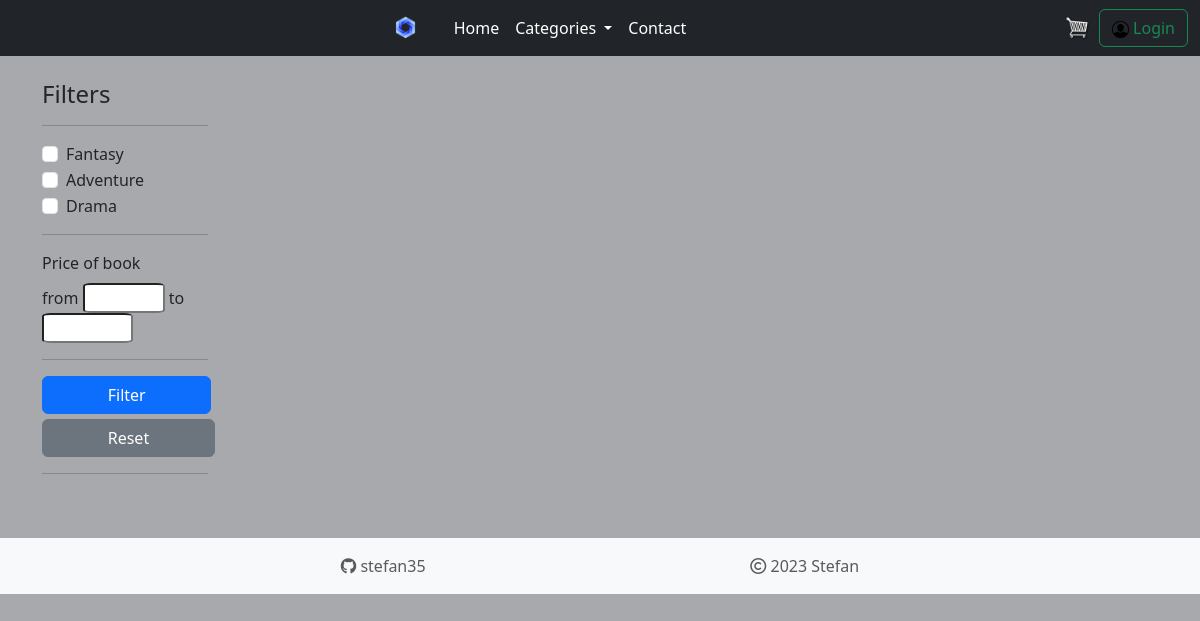
Before: /category_book/ with the older database file.
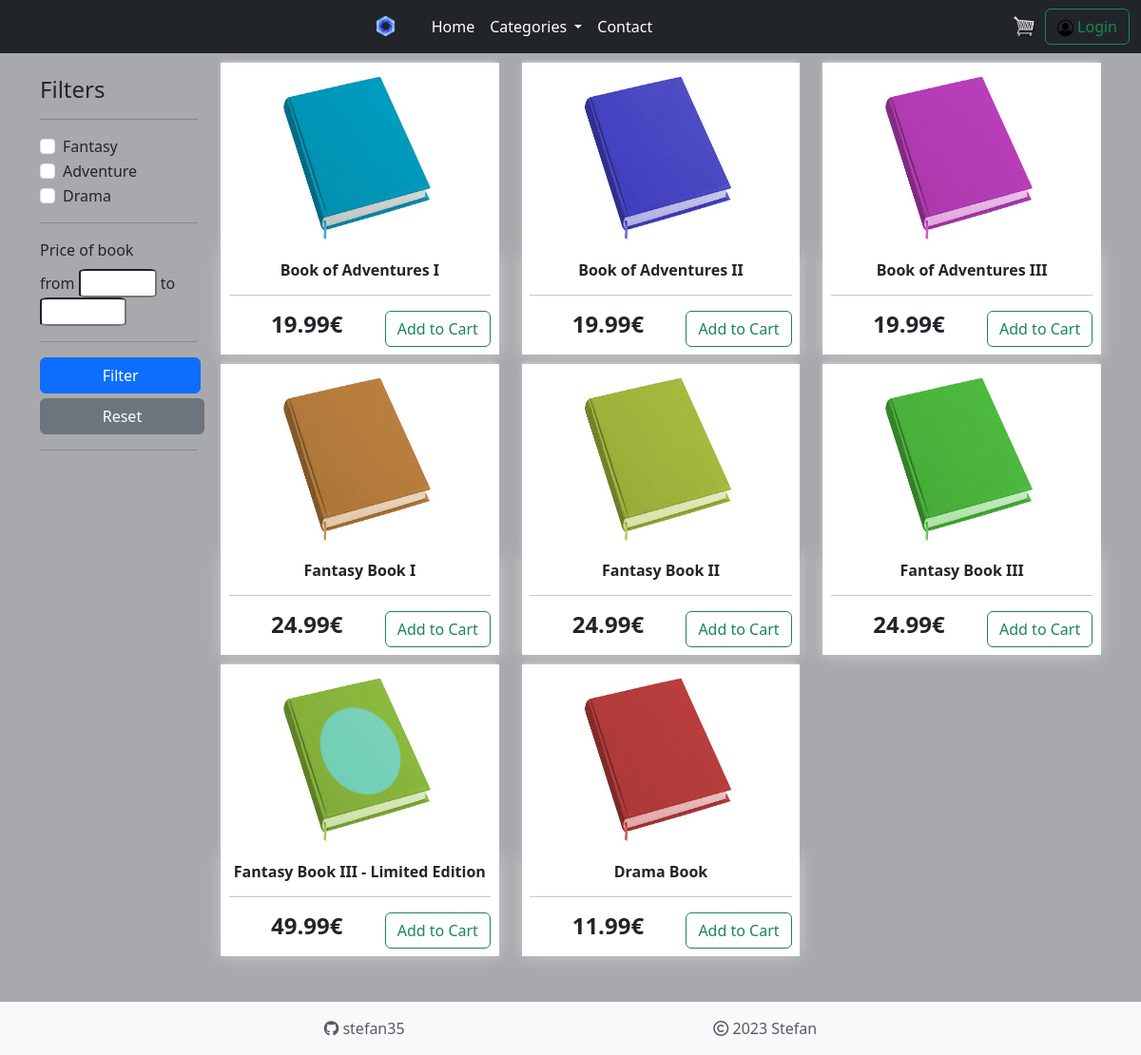
After: the same page with the newer database file.
### store/models.py (models this page shows)
class Product(models.Model):
    name = models.CharField(max_length=200, null=True)
    price = models.DecimalField(max_digits=7, decimal_places=2)
    category = models.CharField(max_length=200, null=True)
    filters = models.ForeignKey(Filter, on_delete=models.SET_NULL, null=True, blank=True)
    image = models.ImageField(null=True, blank=True)
    def __str__(self):
        return self.name
    @property
    def imageURL(self):
        try:
            url = self.image.url
        except:
            url = ''
        return url

### store/views.py (the view, shortened to what this page needs)
# urls.py: path('category_book/', views.categoryBook, name='category_book'),
def categoryBook(request):
    filters = {}
    picked_products = []
    tmp_products = []
    products = None
    filters["checkbox1"] = request.POST.get('checkbox1')
    filters["checkbox2"] = request.POST.get('checkbox2')
    filters["checkbox3"] = request.POST.get('checkbox3')
    filters["min_price"] = request.POST.get('min_price')
    filters["max_price"] = request.POST.get('max_price')
    tmp_products = []
    if len(picked_products) == 0 and (not filters["max_price"] and not filters["min_price"]):
        picked_products = Product.objects.filter(category="books")
    if request.POST.get('checkbox1') != None:
        tmp_products.append(list(filter(lambda x: x.filters.genre == request.POST.get('checkbox1'), picked_products)))
    if request.POST.get('checkbox2') != None:
        tmp_products.append(list(filter(lambda x: x.filters.genre == request.POST.get('checkbox2'), picked_products)))
    if request.POST.get('checkbox3') != None:
        tmp_products.append(list((filter(lambda x: x.filters.genre == request.POST.get('checkbox3'), picked_products))))
    if len(tmp_products) > 0:
        tmp_products = sum(tmp_products, [])
        products = Product.objects.filter(name__in=tmp_products)
    else:
        products = Product.objects.filter(name__in=list(picked_products))
    data = cartData(request)
    cartItems = data['cartItems']
    user = data['user']
    context = {"products": products, 'cartItems': cartItems, 'user': user, "filters": filters}
    return render(request, 'store/category_book.html', context)

### store/utils.py (called while the page is built, shortened)
def cookieCart(request):
    try:
        cart = json.loads(request.COOKIES['cart'])
    except:
        cart = {}
    items = []
    order = {'get_cart_total': 0, 'get_cart_items': 0}
    cartItems = order['get_cart_items']
    return {'cartItems':cartItems, 'order':order, 'items':items}

def cartData(request):
    if request.user.is_authenticated:
        customer = Customer.objects.get(username = request.user)
        user = customer
        order, created = Order.objects.get_or_create(customer=customer, complete=False)
        items = order.orderitem_set.all()
        cartItems = order.get_cart_items
    else:
        cookieData = cookieCart(request)
        cartItems = cookieData['cartItems']
        order = cookieData['order']
        items = cookieData['items']
        user = ''
    return {'cartItems':cartItems, 'order':order, 'items':items, 'user':user}

### store/templates/store/category_book.html (shortened to what this page needs)
{% extends 'store/categories.html' %}
{% load static %}
{% block filters %}
<form method="POST">
  <div class="form-check">
    <input class="form-check-input" name="checkbox1" type="checkbox" {% if filters.checkbox1 %} checked {% endif %} value="fantasy">
    <label class="form-check-label">
      Fantasy
    </label>
  </div>
  <div class="form-check">
    <input class="form-check-input" name="checkbox2" type="checkbox" {% if filters.checkbox2 %} checked {% endif %} value="adventure">
    <label class="form-check-label">
      Adventure
    </label>
  </div>
  <div class="form-check">
    <input class="form-check-input" name="checkbox3" type="checkbox" {% if filters.checkbox3 %} checked {% endif %} value="drama">
    <label class="form-check-label">
      Drama
    </label>
  </div>
  <hr>
  <div>
    <label for="customRange1" class="form-label">Price of book</label>
    <br>
      from
    <input style="border-radius:10%;" id="min_price" type="text" name="min_price" maxlength="4" size="3" min="1" value={% if filters.min_price != None %} {{filters.min_price}} {% endif %}>
      to
    <input style="border-radius:10%;" id="max_price" type="text" name="max_price" maxlength="4" size="4" value={% if filters.max_price != None %} {{filters.max_price}} {% endif %}>
  </div>
  <hr>
  <div style="text-align:center;">
    <input type="submit" class="btn btn-primary" value="Filter">
  </div>
</form>
<form method="POST">
  <div style="text-align:center;">
    <input type="submit" class="btn btn-secondary" value="Reset">
  </div>
</form>
<hr>
</div>
<div class="col">
  <div class="row">
    {% for product in products %}
    <div class="col-lg-4">
      <img class="thumbnail" src="{{ product.imageURL}}">
      <div class="box-element product text-center">
        <h6><strong>{{ product.name }}</strong></h6>
        <hr>
        <h4 style="display:inline-block"><strong>{{ product.price|floatformat:2 }}€</strong></h4>
        <button data-product="{{ product.id }}" data-action="add" class="btn btn-outline-success add-btn update-cart" style="display:inline-block; float:right">Add to Cart</button>
      </div>
    </div>
    {% endfor %}
  </div>
</div>
{% endblock filters %}

### store/templates/store/categories.html (shortened to what this page needs)
{% extends 'store/base.html' %}
{% load static %}
{% block content %}
<div class="container">
  <div class="row">
    <div class="col-lg-2">
      <br>
      <h4>Filters</h4>
      <hr>
      {% block filters %}
      {% endblock filters %}
    </div>
  </div>
<br>
{% endblock content %}

### store/templates/store/base.html (shortened to what this page needs)
<!DOCTYPE html>
{% load static %}
<html lang="en">
<head>
  <link href="https://cdn.jsdelivr.net/npm/bootstrap@5.3.0-alpha1/dist/css/bootstrap.min.css" rel="stylesheet">
  <link href="{% static 'fontawesomefree/css/all.min.css' %}" rel="stylesheet" type="text/css">
  <link rel="stylesheet" type="text/css" href="{% static 'css/main.css' %}">
</head>
<body>
  <nav class="navbar sticky-top navbar-expand-lg bg-dark">
    <div class="container-fluid">
      <div class="collapse navbar-collapse">
        <ul class="navbar-nav mx-auto justify-content-center">
          <li class="nav-item">
            <a class="navbar-brand text-white" aria-current="page" href="{% url 'store' %}">
              <img src="{% static 'images/logo.png' %}" height="38" width="50">
            </a>
          </li>
          <li class="nav-item">
            <a class="nav-link active text-white" aria-current="page" href="{% url 'store' %}">Home</a>
          </li>
          <li class="nav-item dropdown">
            <a class="nav-link dropdown-toggle text-white" role="button" data-bs-toggle="dropdown" aria-expanded="false">
              Categories
            </a>
          </li>
          <li class="nav-item">
            <a class="nav-link text-white" href="{% url 'contact' %}">Contact</a>
          </li>
        </ul>
        <form class="d-flex" role="search">
          {% if user%}
            <a href="{% url 'cart' %}" style="margin-top:6px">
              <img id="cart-icon" src="{% static 'images/cart.png' %}">
            </a>
            {% if cartItems > 0 %}
              <p id="cart-total">{{ cartItems }}</p>
            {% endif %}
            <a href="{% url 'profile' %}" class="btn btn-outline-success">Logged as "{{ user }}"</a>
          {% else %}
            <a href="{% url 'cart' %}" style="margin-top:6px">
              <img id="cart-icon" src="{% static 'images/cart.png' %}">
            </a>
            <a href="{% url 'login_request' %}" class="btn btn-outline-success" style="margin-left:9px">
              <img src="{% static 'images/profile.png' %}" width="17"/>
              <span>Login</span>
            </a>
          {% endif %}
        </form>
      </div>
    </div>
  </nav>
  {% block content %}
  {% endblock content %}
  <br>
</body>
<footer {% if request.path == '/profile/' %} class="d-none" {% else %} class="bg-light text-muted" {% endif %}>
  <div id="footer-section" class="text-center p-3 bg-light">
      <div class="d-lg-flex justify-content-between">
          <div><i class="fab fa-github"></i> stefan35</div>
          <div class="copyright"><i class="fa-regular fa-copyright"></i> 2023 Stefan</div>
      </div>
  </div>
</footer>
</html>

### static/css/main.css (style rules this page uses)
body { background-color: #A8A9AD; overflow-x: hidden; }
.btn.btn-primary { padding-left: 39%; padding-right: 39%; }
.btn.btn-secondary { margin-top: 3%; padding-left: 39%; padding-right: 39%; }
.box-element { box-shadow:hsl(0, 0%, 80%) 0 0 16px; background-color: #fff; padding: 3%; }
.thumbnail { width: 100%; height: 200px; -webkit-box-shadow: -1px -3px 5px -2px rgba(214,214,214,1); -moz-box-shadow: -1px -3px 5px -2px rgba(214,214,214,1); box-shadow: -1px -3px 5px -2px rgba(214,214,214,1); }
#cart-icon { width: 25px; display: inline-block; margin-left: 3px; margin-bottom: 6px; }
.col-lg-4, .col-lg-6, .col-lg-8, .col-lg-12 { margin-top: 10px; }

Changed rows visible on the page:
added Product: imageURL (picture), name "Book of Adventures I", price "19.99"
added Product: imageURL (picture), name "Book of Adventures II", price "19.99"
added Product: imageURL (picture), name "Book of Adventures III", price "19.99"
added Product: imageURL (picture), name "Fantasy Book I", price "24.99"
added Product: imageURL (picture), name "Fantasy Book II", price "24.99"
added Product: imageURL (picture), name "Fantasy Book III", price "24.99"
added Product: imageURL (picture), name "Fantasy Book III - Limited Edition", price "49.99"
added Product: imageURL (picture), name "Drama Book", price "11.99"
